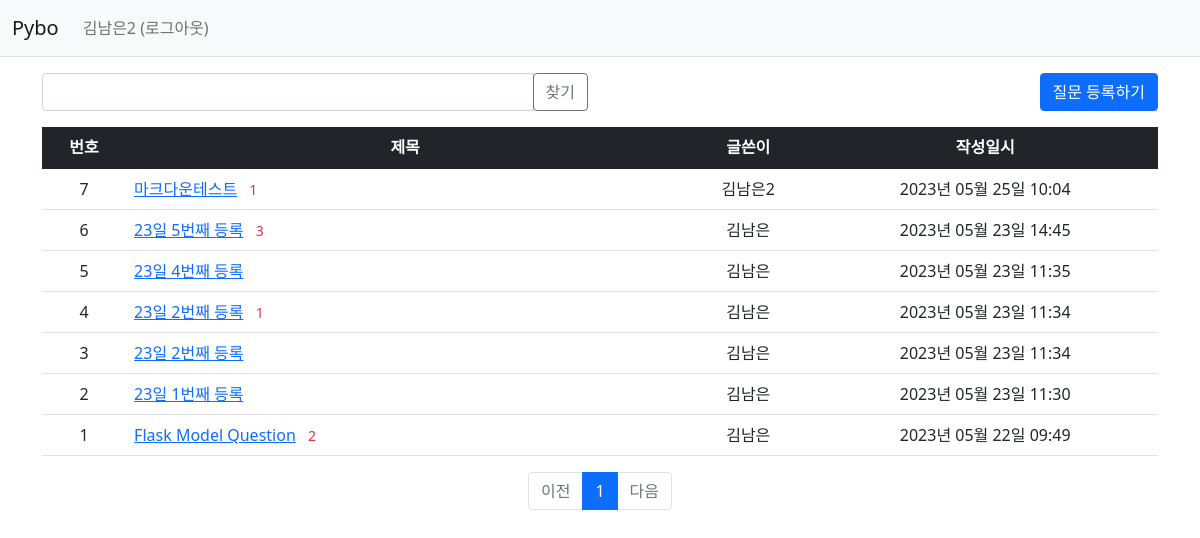
The page /question/list/ (signed in) on the database its author committed.
### pybo/models.py (models this page shows)
class User(db.Model):
    id = db.Column(db.Integer, primary_key=True)
    username = db.Column(db.String(150), unique=True, nullable=False)
    password = db.Column(db.String(200), nullable=False)
    email = db.Column(db.String(120), unique=True, nullable=False)

class Question(db.Model):
    id = db.Column(db.Integer, primary_key=True)
    subject = db.Column(db.String(200), nullable=False)
    content = db.Column(db.Text(), nullable=False)
    create_date = db.Column(db.DateTime(), nullable=False)
    user_id = db.Column(db.Integer, db.ForeignKey('user.id', ondelete='CASCADE'), nullable=False)
    user = db.relationship('User', backref=db.backref('question_set'))
    modify_date = db.Column(db.DateTime(), nullable=True)
    voter = db.relationship('User', secondary=question_voter, backref=db.backref('question_voter_set'))

### pybo/views/question_views.py (the view, shortened to what this page needs)
@bp.route('/list/')
def _list():
    page = request.args.get('page', type=int, default=1)
    kw = request.args.get('kw', type=str, default='')
    question_list = Question.query.order_by(Question.create_date.desc())
    print("question : ", question_list)
    question_list = question_list.paginate(page=page, per_page=10)
    return render_template('question/question_list.html', question_list=question_list, page=page, kw=kw)

### pybo/filter.py (called while the page is built)
def format_datetime(value, fmt='%Y년 %m월 %d일 %H:%M'):
    return value.strftime(fmt)

### pybo/views/auth_views.py (called while the page is built)
@bp.before_app_request
def load_logged_in_user():
    user_id = session.get('user_id')
    if user_id is None:
        g.user = None
    else:
        g.user = User.query.get(user_id)

### pybo/templates/question/question_list.html (shortened to what this page needs)
{% extends 'base.html' %}
{% block content %}
<div class="container my-3">
    <div class="row my-3">
        <div class="col-6">
            <div class="input-group">
                <input type="text" id="search_kw" class="form-control" value="{{ kw or '' }}">
                <div class="input-group-append">
                    <button class="btn btn-outline-secondary" type="button" id="btn_search">찾기</button>
                </div>
            </div>
        </div>
        <div class="col-6 nam_right_button">
            <a href="{{ url_for('question.create') }}" class="btn btn-primary">질문 등록하기</a>
        </div>
    </div>
    <table class="table">
        <thead>
            <tr class="text-center table-dark">
                <th>번호</th>
                <th style="width:50%">제목</th>
                <th>글쓴이</th>
                <th>작성일시</th>
            </tr>
        </thead>
        <tbody>
            {% if question_list %}
            <ul>
                {% for question in question_list.items %}
                <tr class="text-center">
                    <td>{{ question_list.total - ((question_list.page-1) * question_list.per_page) - loop.index0 }}</td>
                    <td class="text-start">
                        <a href="{{ url_for('question.detail', question_id=question.id) }}">{{ question.subject }}</a>
                        {% if question.answer_set|length > 0 %}
                        <span class="text-danger small mx-2">{{ question.answer_set|length }}</span>
                        {% endif %}
                    </td>
                    <td>{{ question.user.username }}</td>
                    <td>{{ question.create_date|datetime }}</td>
                </tr>
                {% endfor %}
            </ul>
            {% else %}
            <tr>
                <td colspan="3">질문이 없습니다.</td>
            </tr>
            {% endif %}
        </tbody>
    </table>
    <ul class="pagination justify-content-center">
        {% if question_list.has_prev %}
        <li class="page-item">
            <a class="page-link" data-page="{{ question_list.prev_num }}" href="javascript:void(0)">이전</a>
        </li>
        {% else %}
        <li class="page-item disabled">
            <a class="page-link" tabindex="-1" aria-disabled="true" href="javascript:void(0)">이전</a>
        </li>
        {% endif %}
        {% for page_num in question_list.iter_pages() %}
        {% if page_num %}
        {% if page_num != question_list.page %}
        <li class="page-item">
            <a class="page-link" data-page="{{ page_num }}" href="javascript:void(0)">{{ page_num }}</a>
        </li>
        {% else %}
        <li class="page-item active" aria-current="page">
            <a class="page-link" href="javascript:void(0)">{{ page_num }}</a>
        </li>
        {% endif %}
        {% else %}
        <li class="disabled">
            <a class="page-link" href="javascript:void(0)">...</a>
        </li>
        {% endif %}
        {% endfor %}
        {% if question_list.has_next %}
        <li class="page-item">
            <a class="page-link" data-page="{{ question_list.next_num }}" href="javascript:void(0)">다음</a>
        </li>
        {% else %}
        <li class="page-item disabled">
            <a class="page-link" tabindex="-1" aria-disabled="true" href="javascript:void(0)">다음</a>
        </li>
        {% endif %}
    </ul>
</div>
{% endblock %}

### pybo/templates/navbar.html (shortened to what this page needs)
<nav class="navbar navbar-expand-lg navbar-light bg-light border-bottom">
    <div class="container-fluid">
        <a class="navbar-brand" href="{{ url_for('question._list') }}">Pybo</a>
        <div class="collapse navbar-collapse" id="navbarSupportedContent">
            {% if g.user %}
            <ul class="navbar-nav">
                <li class="nav-item ">
                    <a class="nav-link" href="{{ url_for('auth.logout') }}">{{ g.user.username }} (로그아웃)</a>
                </li>
            </ul>
            {% endif %}
        </div>
    </div>
</nav>

### pybo/static/nam_style.css (style rules this page uses)
.nam_right_button { display: flex; justify-content: right }

### rows shown on the page
User: user.username "김남은2"
Question: total "7", subject "마크다운테스트", answer_set|length "1", user.username "김남은2", create_date "2023년 05월 25일 10:04"
Question: total "6", subject "23일 5번째 등록", answer_set|length "3", user.username "김남은", create_date "2023년 05월 23일 14:45"
Question: total "5", subject "23일 4번째 등록", user.username "김남은", create_date "2023년 05월 23일 11:35"
Question: total "4", subject "23일 2번째 등록", answer_set|length "1", user.username "김남은", create_date "2023년 05월 23일 11:34"
Question: total "3", subject "23일 2번째 등록", user.username "김남은", create_date "2023년 05월 23일 11:34"
Question: total "2", subject "23일 1번째 등록", user.username "김남은", create_date "2023년 05월 23일 11:30"
Question: user "1", subject "Flask Model Question", answer_set|length "2", user.username "김남은", create_date "2023년 05월 22일 09:49"

### other values the page prints
{{ page_num }} "1"
